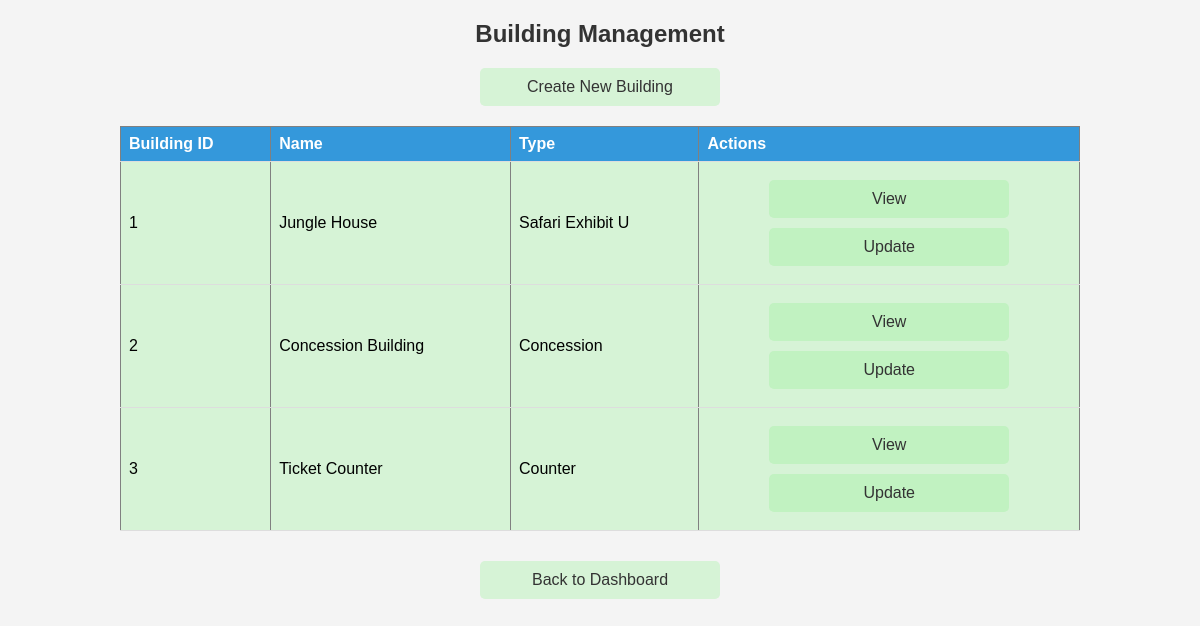
/buildings/view_buildings.php, run on the app's committed database.
### tables this page shows
CREATE TABLE IF NOT EXISTS `building` (
  `ID` int(11) NOT NULL AUTO_INCREMENT,
  `Name` varchar(255) NOT NULL,
  `Type` varchar(255) NOT NULL,
  PRIMARY KEY (`ID`)
);

### buildings/view_buildings.php (the view, shortened to what this page needs)
<?php
include '../includes/db_connection.php';
$sql = 'SELECT * FROM Building';
$result = $conn->query($sql);
?>
<!DOCTYPE html>
<html lang="en">
<head>
</head>
<body>
    <h2>Building Management</h2>
    <a href="create_building.php">Create New Building</a>
    <table border="1">
        <tr>
            <th>Building ID</th>
            <th>Name</th>
            <th>Type</th>
            <th>Actions</th>
        </tr>
        <?php while ($row = $result->fetch_assoc()): ?>
            <tr>
                <td><?php echo $row['ID']; ?></td>
                <td><?php echo $row['Name']; ?></td>
                <td><?php echo $row['Type']; ?></td>
                <td>
                    <a href="view_building.php?id=<?php echo $row[
                        'ID'
                    ]; ?>">View</a>
                    <a href="update_building.php?id=<?php echo $row[
                        'ID'
                    ]; ?>">Update</a>
                </td>
            </tr>
        <?php endwhile; ?>
    </table>
    <a href = "../dashboard.php"> Back to Dashboard</a>
</body>
</html>

### buildings/view_buildings.php (style rules this page uses)
body { font-family: Arial, sans-serif; background-color: #f4f4f4; margin: 0; padding: 0; }
h2 { text-align: center; color: #333; }
a { display: block; width: 200px; margin: 10px auto; padding: 10px 20px; background-color: rgba(144, 238, 144, 0.3); color: #333; text-decoration: none; border-radius: 5px; text-align: center; }
table { width: 80%; margin: 20px auto; border-collapse: collapse; margin-bottom: 30px; background-color: rgba(144, 238, 144, 0.3); }
th, td { padding: 8px; text-align: left; border-bottom: 1px solid #ddd; }
th { background-color: #3498db; color: white; }

### data on the page
building: ID "1", Name "Jungle House", Type "Safari Exhibit U"
building: ID "2", Name "Concession Building", Type "Concession"
building: ID "3", Name "Ticket Counter", Type "Counter"
